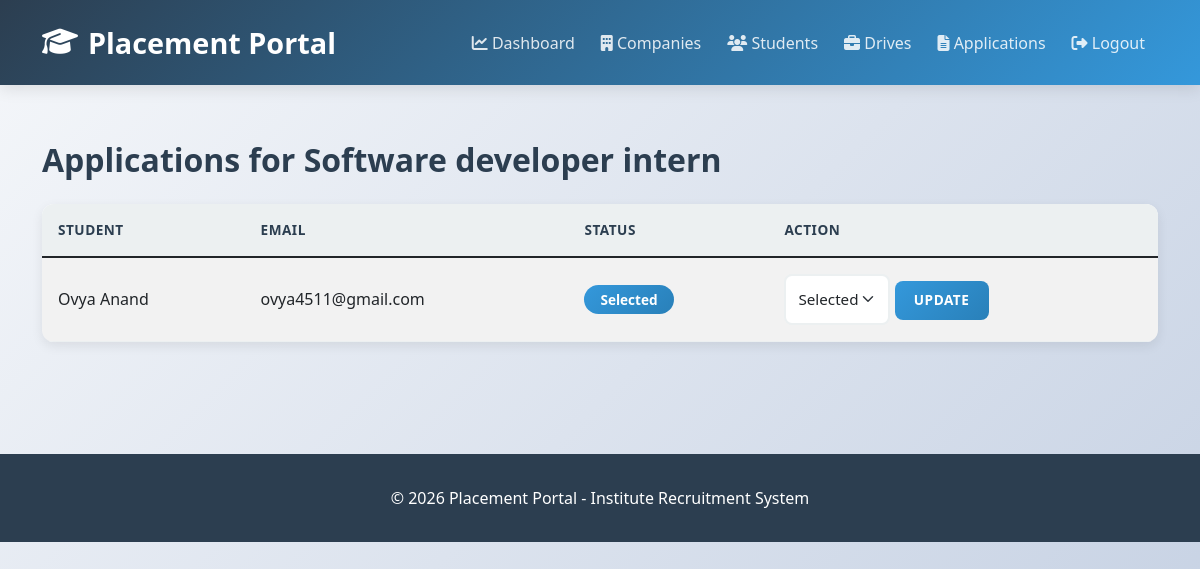
Screenshot of /company/drive/1/applications (signed in) with the database file from the repository.
### app/models.py (models this page shows, shortened)
class PlacementDrive(db.Model):
    __tablename__ = 'placement_drive'
    id = db.Column(db.Integer, primary_key=True)
    company_id = db.Column(db.Integer, db.ForeignKey('company.id'), nullable=False)
    job_title = db.Column(db.String(100), nullable=False)
    job_description = db.Column(db.Text, nullable=False)
    eligibility_criteria = db.Column(db.Text)
    salary = db.Column(db.String(50))
    location = db.Column(db.String(100))
    job_type = db.Column(db.String(50))  # Full-time, Internship, etc.
    application_deadline = db.Column(db.Date, nullable=False)
    status = db.Column(db.String(20), default='Pending')  # Pending, Approved, Closed, Rejected
    total_positions = db.Column(db.Integer, default=1)
    created_at = db.Column(db.DateTime, default=datetime.utcnow)
    approved_at = db.Column(db.DateTime)
    applications = db.relationship('Application', backref='drive', lazy=True, cascade='all, delete-orphan')

class Application(db.Model):
    __tablename__ = 'application'
    id = db.Column(db.Integer, primary_key=True)
    student_id = db.Column(db.Integer, db.ForeignKey('student.id'), nullable=False)
    drive_id = db.Column(db.Integer, db.ForeignKey('placement_drive.id'), nullable=False)
    application_status = db.Column(db.String(20), default='Applied')  # Applied, Shortlisted, Selected, Rejected
    application_date = db.Column(db.DateTime, default=datetime.utcnow)
    result_date = db.Column(db.DateTime)
    comments = db.Column(db.Text)

class Student(UserMixin, db.Model):
    __tablename__ = 'student'
    id = db.Column(db.Integer, primary_key=True)
    student_id = db.Column(db.String(20), unique=True, nullable=False)  # Roll number/ID
    name = db.Column(db.String(100), nullable=False)
    email = db.Column(db.String(100), unique=True, nullable=False)
    password_hash = db.Column(db.String(200), nullable=False)
    phone = db.Column(db.String(15))
    cgpa = db.Column(db.Float)
    branch = db.Column(db.String(50))
    year = db.Column(db.String(20))
    resume_filename = db.Column(db.String(200))
    resume_path = db.Column(db.String(300))
    status = db.Column(db.String(20), default='Active')  # Active, Inactive, Blacklisted
    blacklist_status = db.Column(db.Boolean, default=False)
    created_at = db.Column(db.DateTime, default=datetime.utcnow)
    user_type = 'student'  # Add this
    applications = db.relationship('Application', backref='student', lazy=True, cascade='all, delete-orphan')

### app/routes/company.py (the view)
@bp.route('/drive/<int:drive_id>/applications')
@login_required
@company_required
def view_drive_applications(drive_id):
    company = Company.query.get(current_user.id)
    if not company:
        logout_user()
        return redirect(url_for('auth.login'))
    drive = PlacementDrive.query.get_or_404(drive_id)
    if drive.company_id != current_user.id:
        flash('Unauthorized access!', 'danger')
        return redirect(url_for('company.dashboard'))
    page = request.args.get('page', 1, type=int)
    applications = Application.query.filter_by(drive_id=drive_id).paginate(page=page, per_page=10)
    return render_template('company/drive_applications.html', drive=drive, applications=applications)

### app/__init__.py (called while the page is built, shortened)
@login_manager.user_loader
def load_user(user_id):
    from .models import Admin, Company, Student
    try:
        user_id_int = int(user_id)
    except (ValueError, TypeError):
        return None
    user = Admin.query.get(user_id_int)
    if user:
        return user

### app/routes/company.py (called while the page is built)
def company_required(f):
    from functools import wraps
    @wraps(f)
    def decorated_function(*args, **kwargs):
        if not current_user.is_authenticated:
            flash('Please login first', 'warning')
            return redirect(url_for('auth.login'))
        try:
            user = Company.query.get(current_user.id)
            if not user:
                logout_user()
                flash('❌ Company access required! Please login as a company.', 'danger')
                return redirect(url_for('auth.login'))
        except:
            logout_user()
            flash('❌ Error accessing company. Please login again.', 'danger')
            return redirect(url_for('auth.login'))
        return f(*args, **kwargs)
    return decorated_function

### app/templates/company/drive_applications.html (shortened to what this page needs)
{% extends "layout.html" %}
{% block content %}
<h2 class="mb-4">Applications for {{ drive.job_title }}</h2>
<div class="card">
    <table class="table table-striped mb-0">
        <thead class="table-dark">
            <tr>
                <th>Student</th>
                <th>Email</th>
                <th>Status</th>
                <th>Action</th>
            </tr>
        </thead>
        <tbody>
            {% for app in applications.items %}
            <tr>
                <td>{{ app.student.name }}</td>
                <td>{{ app.student.email }}</td>
                <td><span class="badge bg-info">{{ app.application_status }}</span></td>
                <td>
                    <form method="POST" style="display:inline;" action="{{ url_for('company.update_app_status', app_id=app.id) }}">
                        <select name="status" class="form-select form-select-sm d-inline-block w-auto">
                            <option value="Selected" {% if app.application_status == 'Selected' %}selected{% endif %}>Selected</option>
                        </select>
                        <button type="submit" class="btn btn-sm btn-primary">Update</button>
                    </form>
                </td>
            </tr>
            {% endfor %}
        </tbody>
    </table>
</div>
{% endblock %}

### app/templates/layout.html (style rules this page uses)
:root { --primary-color: #2c3e50; --secondary-color: #3498db; --success-color: #27ae60; --danger-color: #e74c3c; --warning-color: #f39c12; --info-color: #16a085; --light-bg: #ecf0f1; --border-radius: 12px; }
* { margin: 0; padding: 0; box-sizing: border-box; }
body { background: linear-gradient(135deg, #f5f7fa 0%, #c3cfe2 100%); font-family: 'Segoe UI', Tahoma, Geneva, Verdana, sans-serif; min-height: 100vh; color: var(--primary-color); }
h2, h3, h4, h5 { color: var(--primary-color); font-weight: 700; margin-bottom: 1.5rem; }
.card { border: none; border-radius: var(--border-radius); box-shadow: 0 4px 12px rgba(0, 0, 0, 0.08); margin-bottom: 2rem; transition: all 0.3s ease; overflow: hidden; }
.table { margin-bottom: 0; }
.table thead th { background: var(--light-bg); color: var(--primary-color); font-weight: 600; border: none; padding: 1rem; text-transform: uppercase; font-size: 0.85rem; letter-spacing: 0.5px; }
.table tbody tr { transition: all 0.2s ease; border-bottom: 1px solid #ecf0f1; }
.table td { padding: 1rem; vertical-align: middle; }
.badge { padding: 0.5rem 1rem; border-radius: 20px; font-weight: 600; font-size: 0.85rem; text-transform: capitalize; }
.badge.bg-info { background: linear-gradient(135deg, #3498db, #2980b9) !important; }
.btn { border: none; border-radius: 8px; font-weight: 600; padding: 0.6rem 1.2rem; transition: all 0.3s ease; text-transform: uppercase; font-size: 0.85rem; letter-spacing: 0.5px; cursor: pointer; }
.btn-primary { background: linear-gradient(135deg, #3498db, #2980b9); }
.form-control, .form-select { border: 2px solid #ecf0f1; border-radius: 8px; padding: 0.75rem; transition: all 0.3s ease; font-size: 0.95rem; }
.card { animation: fadeIn 0.3s ease-out; }

### rows the page displays
PlacementDrive: job_title "Software developer intern"
Application: student.name "Ovya Anand", student.email "ovya4511@gmail.com", application_status "Selected", status "Selected"
